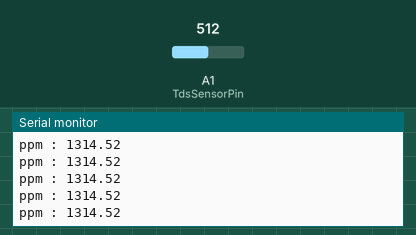
This sketch was run on a simulated Arduino Uno, built with avr-gcc and run on an emulated ATmega328P. Parts: the last lines printed to the serial monitor. Inputs (shaded band) come from the test bench; at power-on: A1 (TdsSensorPin) = 512.

Above: at 2.7 s.
2.8 s: A1 (TdsSensorPin) set to 900
At 4.26 s:
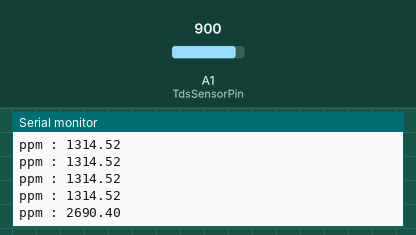
4.3 s: A1 (TdsSensorPin) set to 899
At 4.36 s:
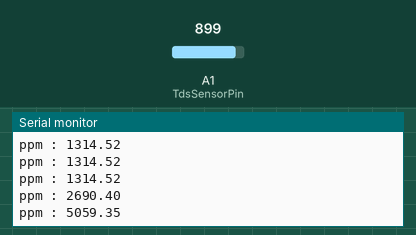
Timing chart, 0 to 7.3 s (numbered marks = the images above; inputs shaded):
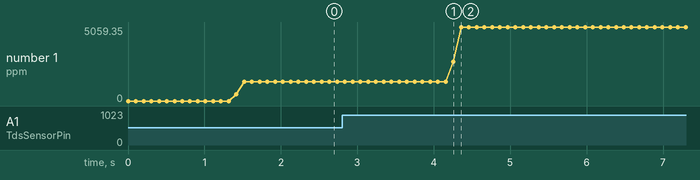

The sketch:

tds_alone.ino
```cpp
#define TdsSensorPin A1

//TDS
#define VREF 5.0      // analog reference voltage(Volt) of the ADC
#define SCOUNT  30           // sum of sample point
int analogBuffer[SCOUNT];    // store the analog value in the array, read from ADC
int analogBufferTemp[SCOUNT];
int analogBufferIndex = 0, copyIndex = 0;
float averageVoltage = 0, tdsValue = 0, temp=25 ;

void setup() {
  // put your setup code here, to run once:
   pinMode(TdsSensorPin, INPUT);
   Serial.begin(9600);

}

void loop() {
  // put your main code here, to run repeatedly:
   analogBuffer[analogBufferIndex] = analogRead(TdsSensorPin);    //read the analog value and store into the buffer
    analogBufferIndex++;
    if (analogBufferIndex == SCOUNT)
      analogBufferIndex = 0;


    for (copyIndex = 0; copyIndex < SCOUNT; copyIndex++)
      analogBufferTemp[copyIndex] = analogBuffer[copyIndex];
    averageVoltage = getMedianNum(analogBufferTemp, SCOUNT) * (float)VREF / 1024.0; // read the analog value more stable by the median filtering algorithm, and convert to voltage value
    float compensationCoefficient = 1.0 + 0.02 * (temp - 25.0); //temperature compensation formula: fFinalResult(25^C) = fFinalResult(current)/(1.0+0.02*(fTP-25.0));
    float compensationVolatge = averageVoltage / compensationCoefficient; //temperature compensation
    tdsValue = (133.42 * compensationVolatge * compensationVolatge * compensationVolatge - 255.86 * compensationVolatge * compensationVolatge + 857.39 * compensationVolatge) * 0.5; //convert voltage value to tds value

  String ppm= String(tdsValue);
  //Serial.println("TDS");
  Serial.println("ppm : "+ ppm );
  delay(100);

}

int getMedianNum(int bArray[], int iFilterLen)
{
  int bTab[iFilterLen];
  for (byte i = 0; i < iFilterLen; i++)
    bTab[i] = bArray[i];
  int i, j, bTemp;
  for (j = 0; j < iFilterLen - 1; j++)
  {
    for (i = 0; i < iFilterLen - j - 1; i++)
    {
      if (bTab[i] > bTab[i + 1])
      {
        bTemp = bTab[i];
        bTab[i] = bTab[i + 1];
        bTab[i + 1] = bTemp;
      }
    }
  }
  if ((iFilterLen & 1) > 0)
    bTemp = bTab[(iFilterLen - 1) / 2];
  else
    bTemp = (bTab[iFilterLen / 2] + bTab[iFilterLen / 2 - 1]) / 2;
  return bTemp;
}
```

Measured:
- after the input at 2.8 s, the serial monitor: prints a new line after 1.5 s (image 1)
- after the input at 4.3 s, the serial monitor: prints a new line after 0.06 s (image 2)
- plotted number 1: 1314.52 → 2690.4 after the input at 2.8 s, 2690.4 → 5059.35 after the input at 4.3 s
